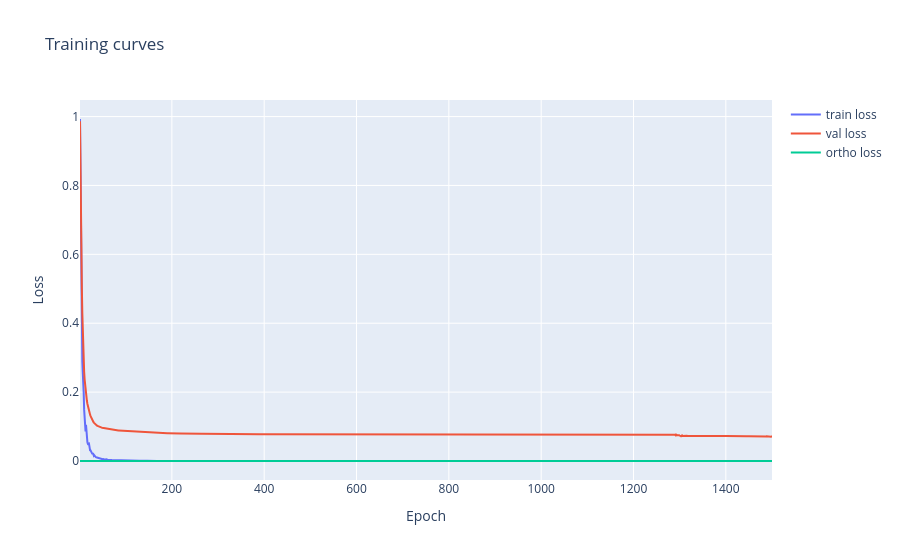
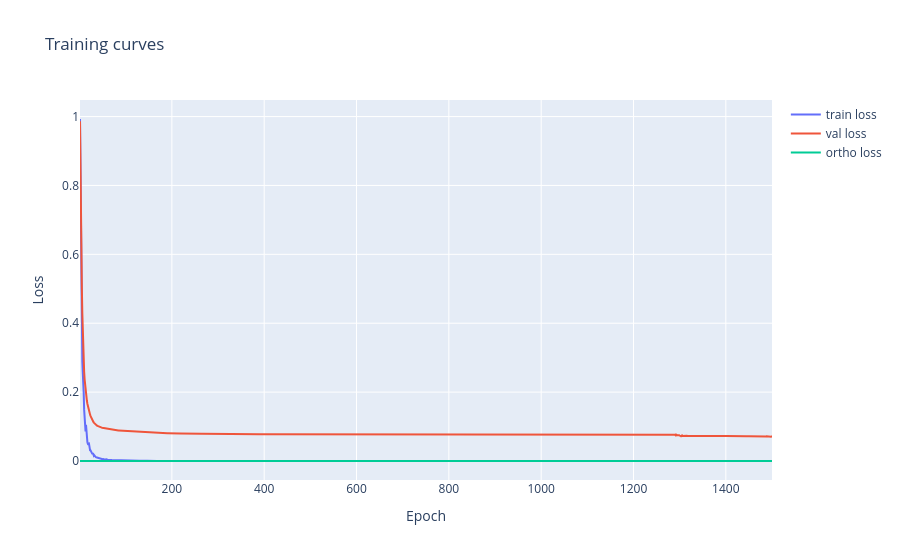

The cell these charts' notebook holds for them, in order:
### Code cell
plot_curves(history)

### Figure 1 — Plotly figure (JSON) as saved in the notebook; plotly's stock layout.template omitted (floating-point values rounded to 4 significant figures; data arrays with more than 128 entries replaced by an {"elided": "..."} marker saying what was removed)
{"data": [{"name": "train loss", "type": "scatter", "x": {"elided": "1500 int values"}, "y": {"elided": "1500 float values"}}, {"name": "val loss", "type": "scatter", "x": {"elided": "1500 int values"}, "y": {"elided": "1500 float values"}}, {"name": "ortho loss", "type": "scatter", "x": {"elided": "1500 int values"}, "y": {"elided": "1500 float values"}}], "layout": {"title": {"text": "Training curves"}, "xaxis": {"title": {"text": "Epoch"}}, "yaxis": {"title": {"text": "Loss"}}}}

### Figure 2 — Plotly figure (JSON) as saved in the notebook; plotly's stock layout.template omitted (floating-point values rounded to 4 significant figures; data arrays with more than 128 entries replaced by an {"elided": "..."} marker saying what was removed)
{"data": [{"name": "train loss", "type": "scatter", "x": {"elided": "1500 int values"}, "y": {"elided": "1500 float values"}}, {"name": "val loss", "type": "scatter", "x": {"elided": "1500 int values"}, "y": {"elided": "1500 float values"}}, {"name": "ortho loss", "type": "scatter", "x": {"elided": "1500 int values"}, "y": {"elided": "1500 float values"}}], "layout": {"title": {"text": "Training curves"}, "xaxis": {"title": {"text": "Epoch"}}, "yaxis": {"title": {"text": "Loss"}}}}
